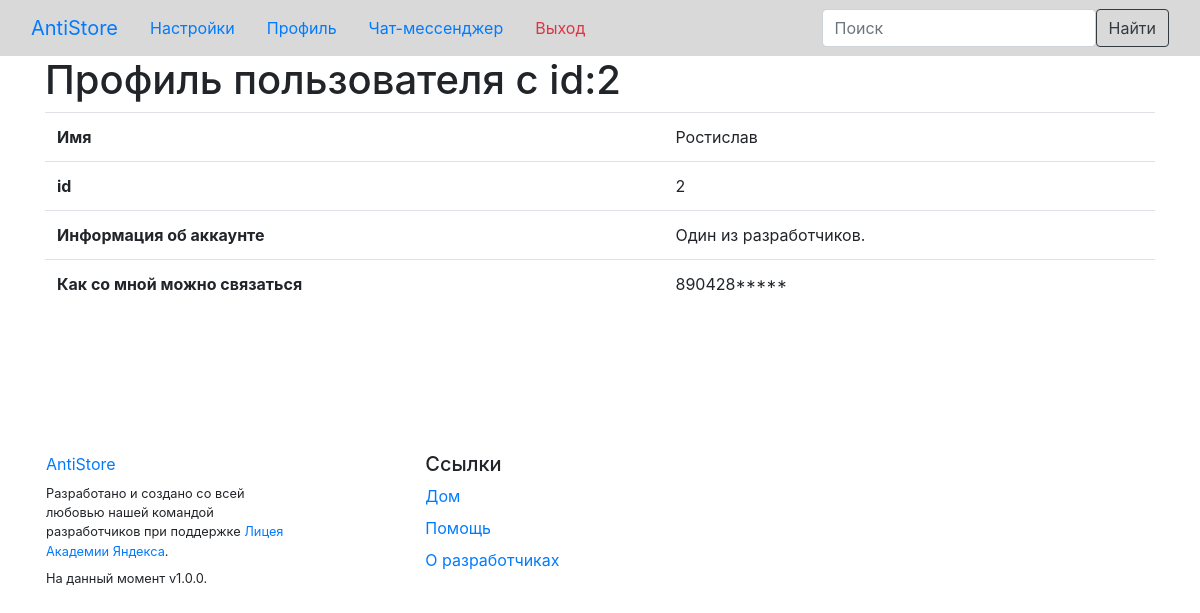
The page /profile/vp/2 (signed in) on the database its author committed.
### data/users.py (models this page shows, shortened)
class User(SqlAlchemyBase, UserMixin, SerializerMixin):
    __tablename__ = 'users'
    id = sqlalchemy.Column(sqlalchemy.Integer, primary_key=True, autoincrement=True)
    name = sqlalchemy.Column(sqlalchemy.String, nullable=True)
    description = sqlalchemy.Column(sqlalchemy.String)
    address = sqlalchemy.Column(sqlalchemy.String, index=True, unique=True, nullable=True)
    password = sqlalchemy.Column(sqlalchemy.String, nullable=True)
    communication = sqlalchemy.Column(sqlalchemy.String, nullable=True)

### server.py (the view)
@app.route('/profile/vp/<id>', methods=['GET'])
def profilePub(id):
    db_sess = db_session.create_session()
    this_user = db_sess.query(User).filter(User.id == int(id))[0]
    _icon_bool = 1 if os.path.isdir(f'notsystemfiles/{current_user.id}/icon') else 0
    return render_template('profilePubT.html', title='Поиск', user=this_user, _icon=_icon_bool)

### data/db_session.py (called while the page is built)
def create_session() -> Session:
    global __factory
    return __factory()

### server.py (called while the page is built)
@login_manager.user_loader
def load_user(user_id):
    db_sess = db_session.create_session()
    return db_sess.get(User, user_id)

### templates/profilePubT.html (shortened to what this page needs)
{% extends "base.html" %}
{% block content %}
<h1>Профиль пользователя с id:{{user.id}}</h1>
<table class="table">
    <tbody>
    <tr>
        <th scope="row">Имя</th>
        <td>{{user.name}}</td>
    </tr>
    <tr>
        <th scope="row">id</th>
        <td>{{user.id}}</td>
    </tr>
    <tr>
        <th scope="row">Информация об аккаунте</th>
        <td>{{user.description}}</td>
    </tr>
    <tr>
        <th scope="row">Как со мной можно связаться</th>
        <td>{{user.communication}}</td>
    </tr>
    </tbody>
</table>
{% endblock %}

### templates/base.html (style rules this page uses)
html, body { background-image: url("https://bogatyr.club/uploads/posts/2023-02/1677448103_bogatyr-club-p-svetlo-serii-tsvet-fon-pinterest-46.jpg"); }

### rows shown on the page
User: id "2", name "Ростислав", description "Один из разработчиков.", communication "890428*****"
